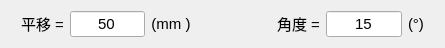
      <widget class="QWidget" name="layoutWidget_6">
       <property name="geometry">
        <rect>
         <x>400</x>
         <y>40</y>
         <width>445</width>
         <height>41</height>
        </rect>
       </property>
       <layout class="QHBoxLayout" name="horizontalLayout_153">
        <item>
         <spacer name="horizontalSpacer_6">
          <property name="orientation">
           <enum>Qt::Horizontal</enum>
          </property>
          <property name="sizeType">
           <enum>QSizePolicy::Fixed</enum>
          </property>
          <property name="sizeHint" stdset="0">
           <size>
            <width>10</width>
            <height>5</height>
           </size>
          </property>
         </spacer>
        </item>
        <item>
         <widget class="QLabel" name="TranslateTextLabel">
          <property name="sizePolicy">
           <sizepolicy hsizetype="Preferred" vsizetype="Fixed">
            <horstretch>0</horstretch>
            <verstretch>0</verstretch>
           </sizepolicy>
          </property>
          <property name="font">
           <font>
            <pointsize>11</pointsize>
           </font>
          </property>
          <property name="layoutDirection">
           <enum>Qt::LeftToRight</enum>
          </property>
          <property name="text">
           <string>平移 =</string>
          </property>
          <property name="alignment">
           <set>Qt::AlignCenter</set>
          </property>
         </widget>
        </item>
        <item>
         <widget class="QLineEdit" name="TranslateDistanceLineEdit">
          <property name="font">
           <font>
            <pointsize>11</pointsize>
           </font>
          </property>
          <property name="text">
           <string>50</string>
          </property>
          <property name="alignment">
           <set>Qt::AlignCenter</set>
          </property>
         </widget>
        </item>
        <item>
         <widget class="QLabel" name="label_355">
          <property name="sizePolicy">
           <sizepolicy hsizetype="Preferred" vsizetype="Fixed">
            <horstretch>0</horstretch>
            <verstretch>0</verstretch>
           </sizepolicy>
          </property>
          <property name="font">
           <font>
            <pointsize>11</pointsize>
           </font>
          </property>
          <property name="text">
           <string>(mm )</string>
          </property>
          <property name="alignment">
           <set>Qt::AlignCenter</set>
          </property>
         </widget>
        </item>
        <item>
         <spacer name="horizontalSpacer_5">
          <property name="orientation">
           <enum>Qt::Horizontal</enum>
          </property>
          <property name="sizeType">
           <enum>QSizePolicy::Fixed</enum>
          </property>
          <property name="sizeHint" stdset="0">
           <size>
            <width>80</width>
            <height>5</height>
           </size>
          </property>
         </spacer>
        </item>
        <item>
         <widget class="QLabel" name="RotateTextLabel">
          <property name="sizePolicy">
           <sizepolicy hsizetype="Preferred" vsizetype="Fixed">
            <horstretch>0</horstretch>
            <verstretch>0</verstretch>
           </sizepolicy>
          </property>
          <property name="font">
           <font>
            <pointsize>11</pointsize>
           </font>
          </property>
          <property name="layoutDirection">
           <enum>Qt::LeftToRight</enum>
          </property>
          <property name="text">
           <string>角度 =</string>
          </property>
         </widget>
        </item>
        <item>
         <widget class="QLineEdit" name="RotateAngleLineEdit">
          <property name="font">
           <font>
            <pointsize>11</pointsize>
           </font>
          </property>
          <property name="text">
           <string>15</string>
          </property>
          <property name="alignment">
           <set>Qt::AlignCenter</set>
          </property>
         </widget>
        </item>
        <item>
         <widget class="QLabel" name="label_354">
          <property name="sizePolicy">
           <sizepolicy hsizetype="Preferred" vsizetype="Fixed">
            <horstretch>0</horstretch>
            <verstretch>0</verstretch>
           </sizepolicy>
          </property>
          <property name="font">
           <font>
            <pointsize>11</pointsize>
           </font>
          </property>
          <property name="text">
           <string>(°)</string>
          </property>
         </widget>
        </item>
        <item>
         <spacer name="horizontalSpacer_7">
          <property name="orientation">
           <enum>Qt::Horizontal</enum>
          </property>
          <property name="sizeType">
           <enum>QSizePolicy::Fixed</enum>
          </property>
          <property name="sizeHint" stdset="0">
           <size>
            <width>10</width>
            <height>5</height>
           </size>
          </property>
         </spacer>
        </item>
       </layout>
      </widget>
